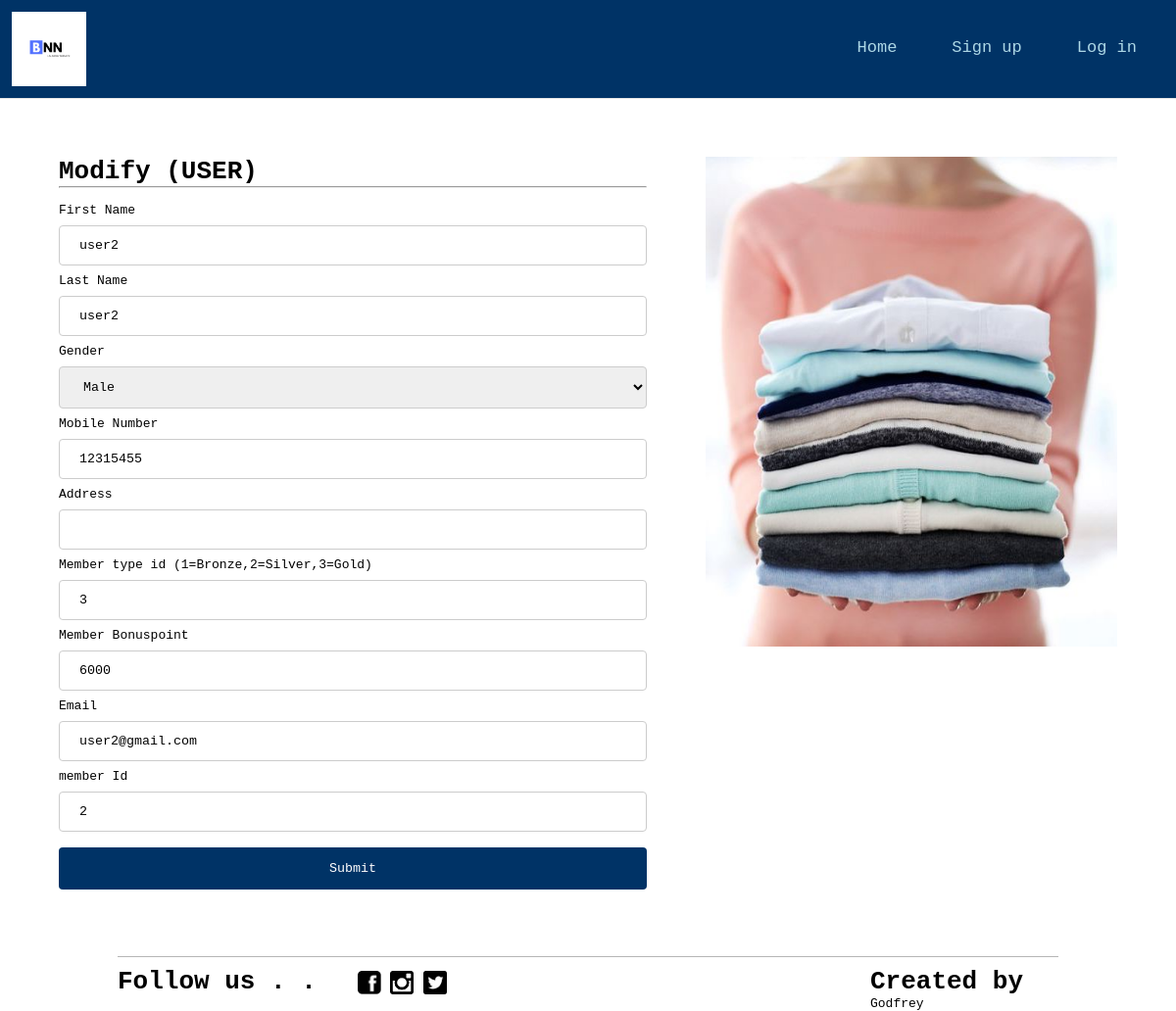
Screenshot of /modmemberinfo.php?userid=2 with the database file from the repository.
### tables this page shows
CREATE TABLE `member` (
  `memberId` int(15) NOT NULL,
  `firstName` varchar(45) NOT NULL,
  `lastName` varchar(45) NOT NULL,
  `mobileNo` varchar(10) NOT NULL,
  `address` varchar(45) NOT NULL,
  `memberTypeId` int(1) NOT NULL,
  `bonusPoint` int(5) NOT NULL,
  `email` varchar(45) NOT NULL,
  `memberUserId` varchar(45) NOT NULL,
  `password` varchar(45) NOT NULL,
  `gender` enum('M','F') NOT NULL
);

### modmemberinfo.php (the view, shortened to what this page needs)
<?php 	require_once('connect.php'); ?>
<!DOCTYPE html>
<html>
  <head>
    <link rel="stylesheet" type="text/css" href="stylesbackup1.css">
  </head>
  <div class="header">
    <div class="logoWrapper">
      <img class="logo" src="BNN.png" border="0" />
      <div class="topnav">
        <a href="staffsignin.php">Log in</a>
        <a href="staffregister.php">Sign up</a>
        <a href="management.php">Home</a>
      </div>
    </div>
  </div>
  <body>
    <?php
            $userid = $_GET['userid'];
    				$q = "select * from member where memberId=$userid";
    				$result = $mysqli->query($q);
    				$urow = $result->fetch_array();
     ?>
    <div class="registerContent">
      <div class="registerDiv">
        <h1>Modify (USER)</h1>
        <hr>
        <br>
        <form action="modifymember.php" method="post">
          <label for="fname">First Name</label>
          <input type="text" id="fname" name="firstName" value="<?=$urow['firstName']?>">
          <label for="lname">Last Name</label>
          <input type="text" id="lname" name="lastName" value="<?=$urow['lastName']?>">
          <label for="status">Gender</label>
          <select class="statusSelect" name="gender">
            <option value="M" <?php if($urow['gender']== "M"){ echo "selected";} ?>>Male</option>
          </select>
          <label for="mobileNo">Mobile Number</label>
          <input type="text" id="mobileNo" name="mobileNumber" value="<?=$urow['mobileNo']?>">
          <label for="address">Address</label>
          <input type="address" id="address" name="address" value="<?=$urow['address']?>">
          <label for="memberTypeId">Member type id (1=Bronze,2=Silver,3=Gold)</label>
          <input type="text" id="memberTypeId" name="memberTypeId" value="<?=$urow['memberTypeId']?>">
          <label for="bonusPoint">Member Bonuspoint</label>
          <input type="text" id="bonusPoint" name="bonusPoint" value="<?=$urow['bonusPoint']?>">
          <label for="mail">Email</label>
          <input type="text" id="mail" name="email" value="<?=$urow['email']?>">
          <label for="memberId">member Id</label>
          <input type="text" id="memberId" name="memberId" value="<?=$urow['memberId']?>" readonly>
          <input type="submit" name="memberModiftSubmit"value="Submit">
        </form>
      </div>
    </div>
      <div class="regisImageWrapper">
        <img src="regis.jpg" alt="">
      </div>
  <footer>
    <div class="footerContent">
      <div class="leftFooter">
        <h1 id="followUs">Follow us . . </h1>
        <div class="iconWrapper">
          <a href="https://www.facebook.com/">
            <img class="socialIcon" src="facebook.png" border="0" />
          </a>
          <a href="https://www.instagram.com/">
            <img class="socialIcon" src="ig.png" border="0" />
          </a>
          <a href="https://twitter.com/">
            <img class="socialIcon" src="twitter.png" border="0" />
          </a>
        </div>
      </div>
      <div class="rightFooter">
        <div class="memberCredit">
          <h1>Created by</h1>
        </div>
        <div class="nameList">
          <ul id="name">
            <li>Godfrey</li>
          </ul>
        </div>
      </div>
    </div>
  </footer>
  </body>
  </html>

### stylesbackup1.css (style rules this page uses)
* { font-family: monospace; margin:0; padding:0; box-sizing:border-box; }
a { text-decoration: none; }
.topnav { overflow: hidden; }
.topnav a { margin-right: 2%; float: right; color: lightblue; text-align: center; vertical-align: middle; line-height: 70px; padding: 14px 16px; text-decoration: none; font-size: 17px; }
.logoWrapper { height: 100px; position: relative; }
.logo { padding: 1%; margin: 0; position: absolute; height: 100px; width: 100px; }
.header { background-color: #003366; }
footer { background: width: 100%; }
.leftFooter { padding-top: 1%; border-top: 1px solid rgba(10,10,10,0.3); float: left; width: 50%; }
.rightFooter { padding-top: 1%; border-top: 1px solid rgba(10,10,10,0.3); float: left; width: 50%; }
.socialIcon { float: left; height: 10%; width: 10%; margin: 2%; }
.footerContent { width: 100%; padding: 10%; padding-top: 5%; border-top: 1px solid rgba(10,10,10,0.1); }
#followUs { float: left; width: 50%; }
.memberCredit { padding-left: 60%; }
.nameList { padding-left: 60%; }
#name { list-style-type: none; }
.iconWrapper { float: left; width: 50%; }
input[type=text], select { width: 100%; padding: 12px 20px; margin: 8px 0; display: inline-block; border: 1px solid #ccc; border-radius: 4px; }
input[type=date], select { width: 100%; padding: 12px 20px; margin: 8px 0; display: inline-block; border: 1px solid #ccc; border-radius: 4px; }
input[type=address], select { width: 100%; padding: 12px 20px; margin: 8px 0; display: inline-block; border: 1px solid #ccc; border-radius: 4px; }
input[type=password], select { width: 100%; padding: 12px 20px; margin: 8px 0; display: inline-block; border: 1px solid #ccc; border-radius: 4px; }
input[type=submit] { width: 100%; background-color: #003366; color: white; padding: 14px 20px; margin: 8px 0; border: none; border-radius: 4px; cursor: pointer; }
.registerContent { margin: 5%; width: 50%; float: left; }
.regisImageWrapper { margin-top: 5%; margin-right: 5%; float: left; width: 35%; height: 500px; }
.regisImageWrapper img { width: 100%; height: 100%; }

### rows the page displays
member: firstName "user2", lastName "user2", gender "Male", mobileNumber "12315455", memberTypeId "3", bonusPoint "6000", email "user2@gmail.com", memberId "2"
